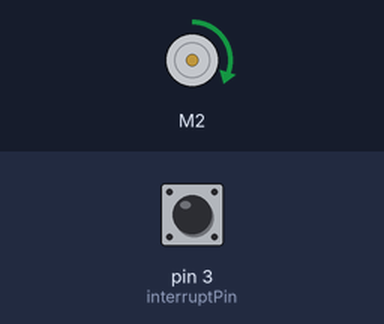
Bench run of a sketch on a simulated Arduino Uno, built with avr-gcc and run on an emulated ATmega328P. On the bench: DC motor (green arrow = forward, orange = backward, longer = faster). Inputs (shaded band) come from the test bench; at power-on: pin 3 (interruptPin) HIGH. What the sketch prints to the serial monitor is not drawn.

Above: at 1.2 s.
1.3 s: pin 3 (interruptPin) pulled LOW for 0.15 s
Timing chart, 0 to 4.3 s (numbered marks = the images above; inputs shaded):
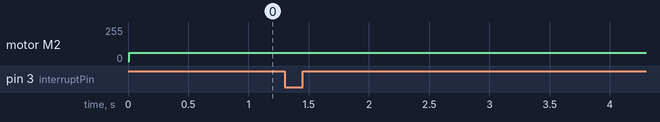

The sketch:

button_debounce.ino
```cpp
#include "DualG2HighPowerMotorShield.h"


// Uncomment the version corresponding with the version of your shield.
//DualG2HighPowerMotorShield24v14 md;
// DualG2HighPowerMotorShield18v18 md;
 DualG2HighPowerMotorShield24v18 md;
// DualG2HighPowerMotorShield18v22 md;


const byte interruptPin = 3;
volatile byte state = LOW;


void stopIfFault()
{
  if (md.getM1Fault())
  {
    md.disableDrivers();
    delay(1);
    Serial.println("M1 fault");
    while (1);
  }
  if (md.getM2Fault())
  {
    md.disableDrivers();
    delay(1);
    Serial.println("M2 fault");
    while (1);
  }
}


void setup()
{
  pinMode(interruptPin, INPUT_PULLUP);
  attachInterrupt(digitalPinToInterrupt(interruptPin), blink, HIGH);
  Serial.begin(115200);
  Serial.println("Dual G2 High Power Motor Shield");
  md.init();
  md.calibrateCurrentOffsets();


  delay(10);


  // Uncomment to flip a motor's direction:
  //md.flipM1(true);
  //md.flipM2(true);
}


void loop()
{
  md.enableDrivers();
  delay(1);  // The drivers require a maximum of 1ms to elapse when brought out of sleep mode
  int i = 100;
    md.setM2Speed(i);
    stopIfFault();
    if (i%200 == 100)
    {
      Serial.print("M2 current: ");
      Serial.println(md.getM2CurrentMilliamps());
    }
    delay(2);


  md.disableDrivers(); // Put the MOSFET drivers into sleep mode.
  delay(100);
}

void blink() {
 static unsigned long last_interrupt_time = 0;
 unsigned long interrupt_time = millis();
 // If interrupts come faster than 200ms, assume it's a bounce and ignore
 if (interrupt_time - last_interrupt_time > 200)
 {
    Serial.print("Works!");
 }
 last_interrupt_time = interrupt_time;
}
```

Measured:
- after the input at 1.3 s, every drawn part: stays the same
